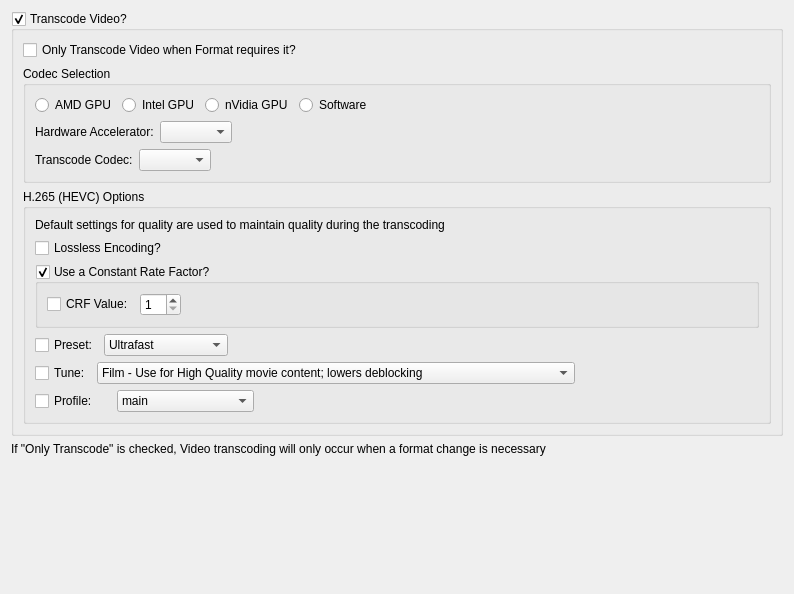
<?xml version="1.0" encoding="UTF-8"?>
<ui version="4.0">
 <class>NMediaManager::NPreferences::NUi::CMakeMKVVideoSettings</class>
 <widget class="QWidget" name="NMediaManager::NPreferences::NUi::CMakeMKVVideoSettings">
  <property name="geometry">
   <rect>
    <x>0</x>
    <y>0</y>
    <width>794</width>
    <height>594</height>
   </rect>
  </property>
  <property name="windowTitle">
   <string>Form</string>
  </property>
  <layout class="QVBoxLayout" name="verticalLayout">
   <item>
    <widget class="QGroupBox" name="transcodeVideo">
     <property name="title">
      <string>Transcode Video?</string>
     </property>
     <property name="checkable">
      <bool>true</bool>
     </property>
     <layout class="QVBoxLayout" name="verticalLayout_2">
      <item>
       <widget class="QCheckBox" name="onlyTranscodeVideoOnFormatChange">
        <property name="text">
         <string>Only Transcode Video when Format requires it?</string>
        </property>
       </widget>
      </item>
      <item>
       <widget class="QGroupBox" name="groupBox">
        <property name="title">
         <string>Codec Selection</string>
        </property>
        <layout class="QGridLayout" name="gridLayout">
         <item row="0" column="0">
          <widget class="QRadioButton" name="amdGPUTranscode">
           <property name="text">
            <string>AMD GPU</string>
           </property>
          </widget>
         </item>
         <item row="0" column="1">
          <widget class="QRadioButton" name="intelGPUTranscode">
           <property name="text">
            <string>Intel GPU</string>
           </property>
          </widget>
         </item>
         <item row="0" column="2">
          <widget class="QRadioButton" name="nvidiaGPUTranscode">
           <property name="text">
            <string>nVidia GPU</string>
           </property>
          </widget>
         </item>
         <item row="0" column="3">
          <widget class="QRadioButton" name="softwareTranscode">
           <property name="text">
            <string>Software</string>
           </property>
          </widget>
         </item>
         <item row="0" column="4">
          <spacer name="horizontalSpacer_2">
           <property name="orientation">
            <enum>Qt::Horizontal</enum>
           </property>
           <property name="sizeHint" stdset="0">
            <size>
             <width>417</width>
             <height>20</height>
            </size>
           </property>
          </spacer>
         </item>
         <item row="1" column="0" colspan="5">
          <layout class="QHBoxLayout" name="horizontalLayout_3">
           <item>
            <widget class="QLabel" name="label_2">
             <property name="text">
              <string>Hardware Accelerator:</string>
             </property>
            </widget>
           </item>
           <item>
            <widget class="QComboBox" name="hwAccel"/>
           </item>
           <item>
            <spacer name="horizontalSpacer_4">
             <property name="orientation">
              <enum>Qt::Horizontal</enum>
             </property>
             <property name="sizeHint" stdset="0">
              <size>
               <width>37</width>
               <height>17</height>
              </size>
             </property>
            </spacer>
           </item>
          </layout>
         </item>
         <item row="2" column="0" colspan="5">
          <layout class="QHBoxLayout" name="horizontalLayout_2">
           <item>
            <widget class="QLabel" name="label_3">
             <property name="text">
              <string>Transcode Codec:</string>
             </property>
            </widget>
           </item>
           <item>
            <widget class="QComboBox" name="videoCodec"/>
           </item>
           <item>
            <spacer name="horizontalSpacer_3">
             <property name="orientation">
              <enum>Qt::Horizontal</enum>
             </property>
             <property name="sizeHint" stdset="0">
              <size>
               <width>40</width>
               <height>20</height>
              </size>
             </property>
            </spacer>
           </item>
          </layout>
         </item>
        </layout>
       </widget>
      </item>
      <item>
       <widget class="QGroupBox" name="h265Options">
        <property name="title">
         <string>H.265 (HEVC) Options</string>
        </property>
        <layout class="QVBoxLayout" name="verticalLayout_3">
         <item>
          <widget class="QLabel" name="label_7">
           <property name="text">
            <string>Default settings for quality are used to maintain quality during the transcoding</string>
           </property>
          </widget>
         </item>
         <item>
          <widget class="QCheckBox" name="losslessEncoding">
           <property name="text">
            <string>Lossless Encoding?</string>
           </property>
          </widget>
         </item>
         <item>
          <widget class="QGroupBox" name="useCRF">
           <property name="title">
            <string>Use a Constant Rate Factor?</string>
           </property>
           <property name="checkable">
            <bool>true</bool>
           </property>
           <layout class="QGridLayout" name="gridLayout_2">
            <item row="0" column="1">
             <widget class="QSpinBox" name="explicitCRF">
              <property name="sizePolicy">
               <sizepolicy hsizetype="Maximum" vsizetype="Fixed">
                <horstretch>0</horstretch>
                <verstretch>0</verstretch>
               </sizepolicy>
              </property>
              <property name="minimum">
               <number>1</number>
              </property>
              <property name="maximum">
               <number>51</number>
              </property>
              <property name="value">
               <number>1</number>
              </property>
             </widget>
            </item>
            <item row="0" column="0">
             <widget class="QCheckBox" name="useExplicitCRF">
              <property name="text">
               <string>CRF Value:</string>
              </property>
             </widget>
            </item>
            <item row="0" column="2">
             <spacer name="horizontalSpacer_5">
              <property name="orientation">
               <enum>Qt::Horizontal</enum>
              </property>
              <property name="sizeHint" stdset="0">
               <size>
                <width>40</width>
                <height>20</height>
               </size>
              </property>
             </spacer>
            </item>
           </layout>
          </widget>
         </item>
         <item>
          <layout class="QHBoxLayout" name="horizontalLayout_4">
           <item>
            <widget class="QCheckBox" name="usePreset">
             <property name="text">
              <string>Preset:</string>
             </property>
            </widget>
           </item>
           <item>
            <widget class="QComboBox" name="preset">
             <property name="sizePolicy">
              <sizepolicy hsizetype="Maximum" vsizetype="Fixed">
               <horstretch>0</horstretch>
               <verstretch>0</verstretch>
              </sizepolicy>
             </property>
             <item>
              <property name="text">
               <string>Ultrafast</string>
              </property>
             </item>
             <item>
              <property name="text">
               <string>Superfast</string>
              </property>
             </item>
             <item>
              <property name="text">
               <string>Very Fast</string>
              </property>
             </item>
             <item>
              <property name="text">
               <string>Faster</string>
              </property>
             </item>
             <item>
              <property name="text">
               <string>Fast</string>
              </property>
             </item>
             <item>
              <property name="text">
               <string>Medium - Default</string>
              </property>
             </item>
             <item>
              <property name="text">
               <string>Slow</string>
              </property>
             </item>
             <item>
              <property name="text">
               <string>Slower</string>
              </property>
             </item>
             <item>
              <property name="text">
               <string>Very Slow</string>
              </property>
             </item>
            </widget>
           </item>
           <item>
            <spacer name="horizontalSpacer_6">
             <property name="orientation">
              <enum>Qt::Horizontal</enum>
             </property>
             <property name="sizeHint" stdset="0">
              <size>
               <width>40</width>
               <height>20</height>
              </size>
             </property>
            </spacer>
           </item>
          </layout>
         </item>
         <item>
          <layout class="QHBoxLayout" name="horizontalLayout_5">
           <item>
            <widget class="QCheckBox" name="useTune">
             <property name="text">
              <string>Tune:</string>
             </property>
            </widget>
           </item>
           <item>
            <widget class="QComboBox" name="tune">
             <property name="sizePolicy">
              <sizepolicy hsizetype="Maximum" vsizetype="Fixed">
               <horstretch>0</horstretch>
               <verstretch>0</verstretch>
              </sizepolicy>
             </property>
             <item>
              <property name="text">
               <string>Film - Use for High Quality movie content; lowers deblocking</string>
              </property>
             </item>
             <item>
              <property name="text">
               <string>Animation - Good for Cartoons; uses higher deblocking and more reference frames</string>
              </property>
             </item>
             <item>
              <property name="text">
               <string>Grain - Preserves the grain structure in old, grainy fim material</string>
              </property>
             </item>
             <item>
              <property name="text">
               <string>Still Image - Good for slideshow-like content</string>
              </property>
             </item>
             <item>
              <property name="text">
               <string>Fast Decode - Allows faster decoding by disabling certain filters</string>
              </property>
             </item>
             <item>
              <property name="text">
               <string>Zero Latency - Good for fast encoding and low-latency streaming</string>
              </property>
             </item>
            </widget>
           </item>
           <item>
            <spacer name="horizontalSpacer_7">
             <property name="orientation">
              <enum>Qt::Horizontal</enum>
             </property>
             <property name="sizeHint" stdset="0">
              <size>
               <width>40</width>
               <height>20</height>
              </size>
             </property>
            </spacer>
           </item>
          </layout>
         </item>
         <item>
          <layout class="QHBoxLayout" name="horizontalLayout">
           <item>
            <widget class="QCheckBox" name="useProfile">
             <property name="sizePolicy">
              <sizepolicy hsizetype="Maximum" vsizetype="Fixed">
               <horstretch>0</horstretch>
               <verstretch>0</verstretch>
              </sizepolicy>
             </property>
             <property name="text">
              <string>Profile:</string>
             </property>
            </widget>
           </item>
           <item>
            <widget class="QLabel" name="label_4">
             <property name="sizePolicy">
              <sizepolicy hsizetype="Maximum" vsizetype="Preferred">
               <horstretch>0</horstretch>
               <verstretch>0</verstretch>
              </sizepolicy>
             </property>
             <property name="text">
              <string/>
             </property>
            </widget>
           </item>
           <item>
            <widget class="QComboBox" name="profile">
             <item>
              <property name="text">
               <string>main</string>
              </property>
             </item>
             <item>
              <property name="text">
               <string>main-intra</string>
              </property>
             </item>
             <item>
              <property name="text">
               <string>mainstillpicture</string>
              </property>
             </item>
             <item>
              <property name="text">
               <string>main444-8</string>
              </property>
             </item>
             <item>
              <property name="text">
               <string>main444-intra</string>
              </property>
             </item>
             <item>
              <property name="text">
               <string>main444-stillpicture</string>
              </property>
             </item>
             <item>
              <property name="text">
               <string>main10</string>
              </property>
             </item>
             <item>
              <property name="text">
               <string>main10-intra</string>
              </property>
             </item>
             <item>
              <property name="text">
               <string>main422-10</string>
              </property>
             </item>
             <item>
              <property name="text">
               <string>main422-10-intra</string>
              </property>
             </item>
             <item>
              <property name="text">
               <string>main444-10</string>
              </property>
             </item>
             <item>
              <property name="text">
               <string>main444-10-intra</string>
              </property>
             </item>
             <item>
              <property name="text">
               <string>main12</string>
              </property>
             </item>
             <item>
              <property name="text">
               <string>main12-intra</string>
              </property>
             </item>
             <item>
              <property name="text">
               <string>main422-12</string>
              </property>
             </item>
             <item>
              <property name="text">
               <string>main422-12-intra</string>
              </property>
             </item>
             <item>
              <property name="text">
               <string>main444-12</string>
              </property>
             </item>
             <item>
              <property name="text">
               <string>main444-12-intra</string>
              </property>
             </item>
            </widget>
           </item>
           <item>
            <spacer name="horizontalSpacer">
             <property name="orientation">
              <enum>Qt::Horizontal</enum>
             </property>
             <property name="sizeHint" stdset="0">
              <size>
               <width>40</width>
               <height>20</height>
              </size>
             </property>
            </spacer>
           </item>
          </layout>
         </item>
        </layout>
       </widget>
      </item>
     </layout>
    </widget>
   </item>
   <item>
    <widget class="QLabel" name="label">
     <property name="text">
      <string>If &quot;Only Transcode&quot; is checked, Video transcoding will only occur when a format change is necessary</string>
     </property>
    </widget>
   </item>
   <item>
    <spacer name="verticalSpacer_7">
     <property name="orientation">
      <enum>Qt::Vertical</enum>
     </property>
     <property name="sizeHint" stdset="0">
      <size>
       <width>20</width>
       <height>231</height>
      </size>
     </property>
    </spacer>
   </item>
  </layout>
 </widget>
 <tabstops>
  <tabstop>transcodeVideo</tabstop>
  <tabstop>onlyTranscodeVideoOnFormatChange</tabstop>
  <tabstop>amdGPUTranscode</tabstop>
  <tabstop>intelGPUTranscode</tabstop>
  <tabstop>nvidiaGPUTranscode</tabstop>
  <tabstop>softwareTranscode</tabstop>
  <tabstop>hwAccel</tabstop>
  <tabstop>videoCodec</tabstop>
  <tabstop>losslessEncoding</tabstop>
  <tabstop>useCRF</tabstop>
  <tabstop>useExplicitCRF</tabstop>
  <tabstop>explicitCRF</tabstop>
  <tabstop>usePreset</tabstop>
  <tabstop>preset</tabstop>
  <tabstop>useTune</tabstop>
  <tabstop>tune</tabstop>
  <tabstop>useProfile</tabstop>
  <tabstop>profile</tabstop>
 </tabstops>
 <resources/>
 <connections/>
</ui>
